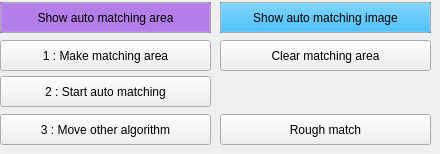
   <widget class="QWidget" name="tab4">
    <attribute name="title">
     <string>Auto matching</string>
    </attribute>
    <widget class="QPushButton" name="pushButtonToAutoMatch">
     <property name="geometry">
      <rect>
       <x>0</x>
       <y>76</y>
       <width>211</width>
       <height>31</height>
      </rect>
     </property>
     <property name="text">
      <string>2 : Start auto matching</string>
     </property>
     <property name="icon">
      <iconset resource="PropertyGerberFast.qrc">
       <normaloff>:/Qtres/Start.png</normaloff>:/Qtres/Start.png</iconset>
     </property>
    </widget>
    <widget class="QToolButton" name="toolButtonShowAutoMatchArea">
     <property name="geometry">
      <rect>
       <x>0</x>
       <y>2</y>
       <width>211</width>
       <height>31</height>
      </rect>
     </property>
     <property name="palette">
      <palette>
       <active>
        <colorrole role="Button">
         <brush brushstyle="SolidPattern">
          <color alpha="255">
           <red>170</red>
           <green>85</green>
           <blue>255</blue>
          </color>
         </brush>
        </colorrole>
       </active>
       <inactive>
        <colorrole role="Button">
         <brush brushstyle="SolidPattern">
          <color alpha="255">
           <red>170</red>
           <green>85</green>
           <blue>255</blue>
          </color>
         </brush>
        </colorrole>
       </inactive>
       <disabled>
        <colorrole role="Button">
         <brush brushstyle="SolidPattern">
          <color alpha="255">
           <red>170</red>
           <green>85</green>
           <blue>255</blue>
          </color>
         </brush>
        </colorrole>
       </disabled>
      </palette>
     </property>
     <property name="autoFillBackground">
      <bool>true</bool>
     </property>
     <property name="text">
      <string>Show auto matching area</string>
     </property>
     <property name="icon">
      <iconset resource="PropertyGerberFast.qrc">
       <normaloff>:/Qtres/Area.png</normaloff>:/Qtres/Area.png</iconset>
     </property>
     <property name="checkable">
      <bool>true</bool>
     </property>
     <property name="checked">
      <bool>true</bool>
     </property>
     <property name="toolButtonStyle">
      <enum>Qt::ToolButtonTextBesideIcon</enum>
     </property>
    </widget>
    <widget class="QToolButton" name="toolButtonShowAutoMatchImage">
     <property name="geometry">
      <rect>
       <x>220</x>
       <y>2</y>
       <width>211</width>
       <height>31</height>
      </rect>
     </property>
     <property name="palette">
      <palette>
       <active>
        <colorrole role="Button">
         <brush brushstyle="SolidPattern">
          <color alpha="255">
           <red>0</red>
           <green>170</green>
           <blue>255</blue>
          </color>
         </brush>
        </colorrole>
       </active>
       <inactive>
        <colorrole role="Button">
         <brush brushstyle="SolidPattern">
          <color alpha="255">
           <red>0</red>
           <green>170</green>
           <blue>255</blue>
          </color>
         </brush>
        </colorrole>
       </inactive>
       <disabled>
        <colorrole role="Button">
         <brush brushstyle="SolidPattern">
          <color alpha="255">
           <red>0</red>
           <green>170</green>
           <blue>255</blue>
          </color>
         </brush>
        </colorrole>
       </disabled>
      </palette>
     </property>
     <property name="autoFillBackground">
      <bool>true</bool>
     </property>
     <property name="text">
      <string>Show auto matching image</string>
     </property>
     <property name="icon">
      <iconset resource="PropertyGerberFast.qrc">
       <normaloff>:/Qtres/Image.png</normaloff>:/Qtres/Image.png</iconset>
     </property>
     <property name="checkable">
      <bool>true</bool>
     </property>
     <property name="toolButtonStyle">
      <enum>Qt::ToolButtonTextBesideIcon</enum>
     </property>
    </widget>
    <widget class="QPushButton" name="pushButtonMakeAutoMatchArea">
     <property name="geometry">
      <rect>
       <x>0</x>
       <y>40</y>
       <width>211</width>
       <height>31</height>
      </rect>
     </property>
     <property name="text">
      <string>1 : Make matching area</string>
     </property>
     <property name="icon">
      <iconset resource="PropertyGerberFast.qrc">
       <normaloff>:/Qtres/Make.png</normaloff>:/Qtres/Make.png</iconset>
     </property>
    </widget>
    <widget class="QPushButton" name="pushButtonClearAutoMatchArea">
     <property name="geometry">
      <rect>
       <x>220</x>
       <y>40</y>
       <width>211</width>
       <height>31</height>
      </rect>
     </property>
     <property name="text">
      <string>Clear matching area</string>
     </property>
     <property name="icon">
      <iconset resource="PropertyGerberFast.qrc">
       <normaloff>:/Qtres/Clear.png</normaloff>:/Qtres/Clear.png</iconset>
     </property>
    </widget>
    <widget class="QPushButton" name="pushButtonMoveOtherAlgorithm">
     <property name="geometry">
      <rect>
       <x>0</x>
       <y>114</y>
       <width>211</width>
       <height>31</height>
      </rect>
     </property>
     <property name="text">
      <string>3 : Move other algorithm</string>
     </property>
     <property name="icon">
      <iconset resource="PropertyGerberFast.qrc">
       <normaloff>:/Qtres/Move.png</normaloff>:/Qtres/Move.png</iconset>
     </property>
    </widget>
    <widget class="QPushButton" name="pushButtonMatchRoughly">
     <property name="geometry">
      <rect>
       <x>220</x>
       <y>114</y>
       <width>211</width>
       <height>31</height>
      </rect>
     </property>
     <property name="text">
      <string>Rough match</string>
     </property>
     <property name="icon">
      <iconset resource="PropertyGerberFast.qrc">
       <normaloff>:/Qtres/OK.png</normaloff>:/Qtres/OK.png</iconset>
     </property>
    </widget>
   </widget>
